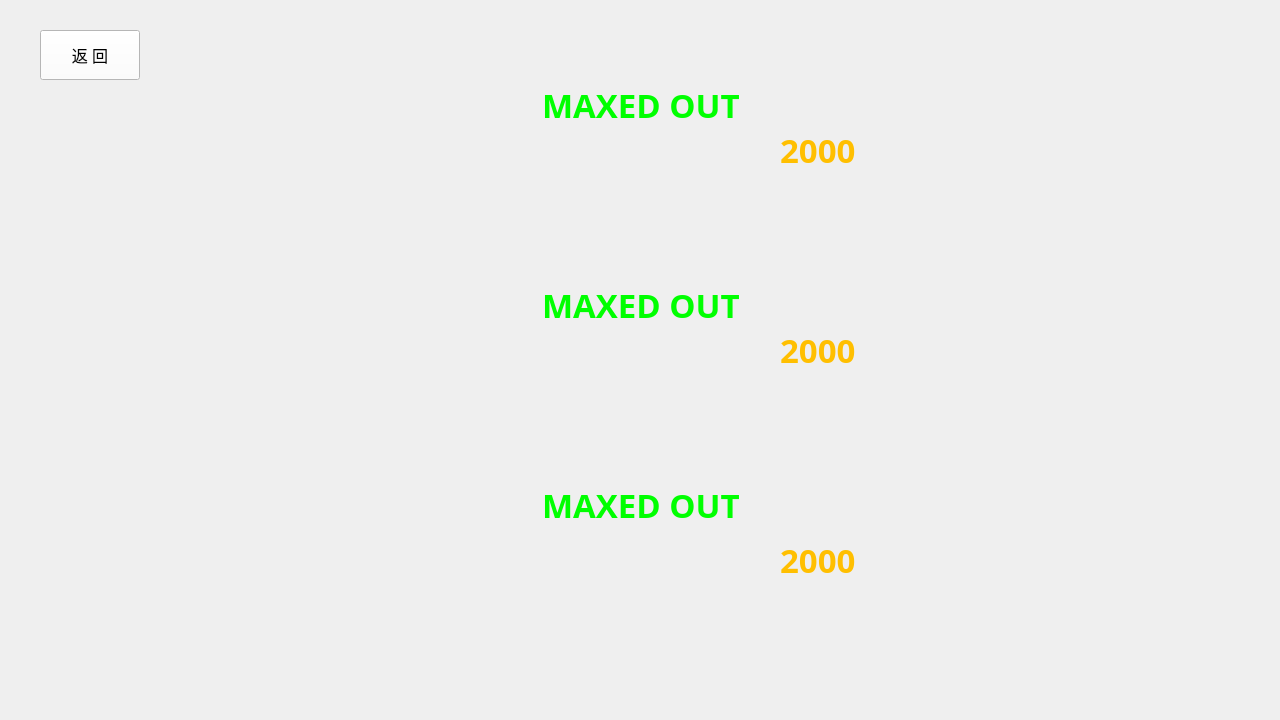
<?xml version="1.0" encoding="UTF-8"?>
<ui version="4.0">
 <class>shop</class>
 <widget class="QWidget" name="shop">
  <property name="geometry">
   <rect>
    <x>0</x>
    <y>0</y>
    <width>1280</width>
    <height>720</height>
   </rect>
  </property>
  <property name="windowTitle">
   <string>Form</string>
  </property>
  <widget class="QLabel" name="label">
   <property name="geometry">
    <rect>
     <x>280</x>
     <y>0</y>
     <width>720</width>
     <height>720</height>
    </rect>
   </property>
   <property name="pixmap">
    <pixmap resource="pic.qrc">:/pic/resources/shelf.png</pixmap>
   </property>
   <property name="scaledContents">
    <bool>true</bool>
   </property>
  </widget>
  <widget class="QLabel" name="label_2">
   <property name="geometry">
    <rect>
     <x>0</x>
     <y>0</y>
     <width>1280</width>
     <height>720</height>
    </rect>
   </property>
   <property name="text">
    <string/>
   </property>
   <property name="pixmap">
    <pixmap resource="pic.qrc">:/pic/resources/board.jpg</pixmap>
   </property>
  </widget>
  <widget class="QLabel" name="label_3">
   <property name="geometry">
    <rect>
     <x>-90</x>
     <y>105</y>
     <width>509</width>
     <height>509</height>
    </rect>
   </property>
   <property name="text">
    <string/>
   </property>
   <property name="pixmap">
    <pixmap resource="pic.qrc">:/pic/resources/titleShop.png</pixmap>
   </property>
   <property name="scaledContents">
    <bool>true</bool>
   </property>
  </widget>
  <widget class="QPushButton" name="pushButton">
   <property name="geometry">
    <rect>
     <x>40</x>
     <y>30</y>
     <width>100</width>
     <height>50</height>
    </rect>
   </property>
   <property name="font">
    <font>
     <pointsize>12</pointsize>
    </font>
   </property>
   <property name="focusPolicy">
    <enum>Qt::NoFocus</enum>
   </property>
   <property name="styleSheet">
    <string notr="true">background-color: rgb(255, 255, 255);</string>
   </property>
   <property name="text">
    <string>返 回</string>
   </property>
  </widget>
  <widget class="QLabel" name="label_4">
   <property name="geometry">
    <rect>
     <x>560</x>
     <y>20</y>
     <width>160</width>
     <height>160</height>
    </rect>
   </property>
   <property name="text">
    <string/>
   </property>
   <property name="pixmap">
    <pixmap resource="pic.qrc">:/pic/resources/HP.png</pixmap>
   </property>
   <property name="scaledContents">
    <bool>true</bool>
   </property>
  </widget>
  <widget class="QLabel" name="label_5">
   <property name="geometry">
    <rect>
     <x>560</x>
     <y>220</y>
     <width>160</width>
     <height>160</height>
    </rect>
   </property>
   <property name="text">
    <string/>
   </property>
   <property name="pixmap">
    <pixmap resource="pic.qrc">:/pic/resources/speed.png</pixmap>
   </property>
   <property name="scaledContents">
    <bool>true</bool>
   </property>
  </widget>
  <widget class="QLabel" name="label_6">
   <property name="geometry">
    <rect>
     <x>560</x>
     <y>420</y>
     <width>160</width>
     <height>160</height>
    </rect>
   </property>
   <property name="text">
    <string/>
   </property>
   <property name="pixmap">
    <pixmap resource="pic.qrc">:/pic/resources/fire.png</pixmap>
   </property>
   <property name="scaledContents">
    <bool>true</bool>
   </property>
  </widget>
  <widget class="QPushButton" name="pushButton_2">
   <property name="geometry">
    <rect>
     <x>560</x>
     <y>20</y>
     <width>160</width>
     <height>160</height>
    </rect>
   </property>
   <property name="styleSheet">
    <string notr="true">background:transparent;</string>
   </property>
   <property name="text">
    <string/>
   </property>
   <property name="flat">
    <bool>true</bool>
   </property>
  </widget>
  <widget class="QPushButton" name="pushButton_3">
   <property name="geometry">
    <rect>
     <x>560</x>
     <y>220</y>
     <width>160</width>
     <height>160</height>
    </rect>
   </property>
   <property name="styleSheet">
    <string notr="true">background:transparent;</string>
   </property>
   <property name="text">
    <string/>
   </property>
   <property name="flat">
    <bool>true</bool>
   </property>
  </widget>
  <widget class="QPushButton" name="pushButton_4">
   <property name="geometry">
    <rect>
     <x>560</x>
     <y>420</y>
     <width>160</width>
     <height>160</height>
    </rect>
   </property>
   <property name="styleSheet">
    <string notr="true">background:transparent;</string>
   </property>
   <property name="text">
    <string/>
   </property>
   <property name="flat">
    <bool>true</bool>
   </property>
  </widget>
  <widget class="QLabel" name="label_7">
   <property name="geometry">
    <rect>
     <x>680</x>
     <y>150</y>
     <width>80</width>
     <height>30</height>
    </rect>
   </property>
   <property name="font">
    <font>
     <family>Minecraft</family>
     <pointsize>20</pointsize>
     <bold>true</bold>
    </font>
   </property>
   <property name="text">
    <string/>
   </property>
  </widget>
  <widget class="QLabel" name="label_8">
   <property name="geometry">
    <rect>
     <x>680</x>
     <y>350</y>
     <width>80</width>
     <height>30</height>
    </rect>
   </property>
   <property name="font">
    <font>
     <family>Minecraft</family>
     <pointsize>20</pointsize>
     <bold>true</bold>
    </font>
   </property>
   <property name="text">
    <string/>
   </property>
  </widget>
  <widget class="QLabel" name="label_9">
   <property name="geometry">
    <rect>
     <x>680</x>
     <y>550</y>
     <width>80</width>
     <height>30</height>
    </rect>
   </property>
   <property name="font">
    <font>
     <family>Minecraft</family>
     <pointsize>20</pointsize>
     <bold>true</bold>
    </font>
   </property>
   <property name="text">
    <string/>
   </property>
  </widget>
  <widget class="QLabel" name="label_10">
   <property name="geometry">
    <rect>
     <x>542</x>
     <y>90</y>
     <width>200</width>
     <height>30</height>
    </rect>
   </property>
   <property name="font">
    <font>
     <family>Minecraft</family>
     <pointsize>25</pointsize>
     <bold>true</bold>
    </font>
   </property>
   <property name="styleSheet">
    <string notr="true">color: rgb(0, 255, 0);</string>
   </property>
   <property name="text">
    <string>MAXED OUT</string>
   </property>
   <property name="scaledContents">
    <bool>false</bool>
   </property>
  </widget>
  <widget class="QLabel" name="label_11">
   <property name="geometry">
    <rect>
     <x>542</x>
     <y>290</y>
     <width>200</width>
     <height>30</height>
    </rect>
   </property>
   <property name="font">
    <font>
     <family>Minecraft</family>
     <pointsize>25</pointsize>
     <bold>true</bold>
    </font>
   </property>
   <property name="styleSheet">
    <string notr="true">color: rgb(0, 255, 0);</string>
   </property>
   <property name="text">
    <string>MAXED OUT</string>
   </property>
  </widget>
  <widget class="QLabel" name="label_12">
   <property name="geometry">
    <rect>
     <x>542</x>
     <y>490</y>
     <width>200</width>
     <height>30</height>
    </rect>
   </property>
   <property name="font">
    <font>
     <family>Minecraft</family>
     <pointsize>25</pointsize>
     <bold>true</bold>
    </font>
   </property>
   <property name="styleSheet">
    <string notr="true">color: rgb(0, 255, 0);</string>
   </property>
   <property name="text">
    <string>MAXED OUT</string>
   </property>
  </widget>
  <widget class="QLabel" name="label_13">
   <property name="geometry">
    <rect>
     <x>1000</x>
     <y>0</y>
     <width>100</width>
     <height>100</height>
    </rect>
   </property>
   <property name="text">
    <string/>
   </property>
   <property name="pixmap">
    <pixmap resource="pic.qrc">:/pic/resources/coin.png</pixmap>
   </property>
   <property name="scaledContents">
    <bool>true</bool>
   </property>
  </widget>
  <widget class="QLabel" name="label_14">
   <property name="geometry">
    <rect>
     <x>1090</x>
     <y>20</y>
     <width>180</width>
     <height>60</height>
    </rect>
   </property>
   <property name="font">
    <font>
     <family>Minecraft</family>
     <pointsize>30</pointsize>
     <bold>true</bold>
    </font>
   </property>
   <property name="styleSheet">
    <string notr="true">color: rgb(255, 191, 0);</string>
   </property>
   <property name="text">
    <string/>
   </property>
  </widget>
  <widget class="QLabel" name="label_15">
   <property name="geometry">
    <rect>
     <x>780</x>
     <y>120</y>
     <width>90</width>
     <height>60</height>
    </rect>
   </property>
   <property name="font">
    <font>
     <family>Minecraft</family>
     <pointsize>25</pointsize>
     <bold>true</bold>
    </font>
   </property>
   <property name="styleSheet">
    <string notr="true">color: rgb(255, 191, 0);</string>
   </property>
   <property name="text">
    <string>2000</string>
   </property>
  </widget>
  <widget class="QLabel" name="label_16">
   <property name="geometry">
    <rect>
     <x>870</x>
     <y>110</y>
     <width>70</width>
     <height>70</height>
    </rect>
   </property>
   <property name="text">
    <string/>
   </property>
   <property name="pixmap">
    <pixmap resource="pic.qrc">:/pic/resources/coin.png</pixmap>
   </property>
   <property name="scaledContents">
    <bool>true</bool>
   </property>
  </widget>
  <widget class="QLabel" name="label_17">
   <property name="geometry">
    <rect>
     <x>780</x>
     <y>320</y>
     <width>121</width>
     <height>60</height>
    </rect>
   </property>
   <property name="font">
    <font>
     <family>Minecraft</family>
     <pointsize>25</pointsize>
     <bold>true</bold>
    </font>
   </property>
   <property name="styleSheet">
    <string notr="true">color: rgb(255, 191, 0);</string>
   </property>
   <property name="text">
    <string>2000</string>
   </property>
  </widget>
  <widget class="QLabel" name="label_18">
   <property name="geometry">
    <rect>
     <x>870</x>
     <y>310</y>
     <width>70</width>
     <height>70</height>
    </rect>
   </property>
   <property name="text">
    <string/>
   </property>
   <property name="pixmap">
    <pixmap resource="pic.qrc">:/pic/resources/coin.png</pixmap>
   </property>
   <property name="scaledContents">
    <bool>true</bool>
   </property>
  </widget>
  <widget class="QLabel" name="label_19">
   <property name="geometry">
    <rect>
     <x>780</x>
     <y>530</y>
     <width>121</width>
     <height>60</height>
    </rect>
   </property>
   <property name="font">
    <font>
     <family>Minecraft</family>
     <pointsize>25</pointsize>
     <bold>true</bold>
    </font>
   </property>
   <property name="styleSheet">
    <string notr="true">color: rgb(255, 191, 0);</string>
   </property>
   <property name="text">
    <string>2000</string>
   </property>
  </widget>
  <widget class="QLabel" name="label_20">
   <property name="geometry">
    <rect>
     <x>870</x>
     <y>520</y>
     <width>70</width>
     <height>70</height>
    </rect>
   </property>
   <property name="text">
    <string/>
   </property>
   <property name="pixmap">
    <pixmap resource="pic.qrc">:/pic/resources/coin.png</pixmap>
   </property>
   <property name="scaledContents">
    <bool>true</bool>
   </property>
  </widget>
  <zorder>label_2</zorder>
  <zorder>label</zorder>
  <zorder>label_3</zorder>
  <zorder>pushButton</zorder>
  <zorder>label_4</zorder>
  <zorder>label_5</zorder>
  <zorder>label_6</zorder>
  <zorder>label_7</zorder>
  <zorder>label_8</zorder>
  <zorder>label_9</zorder>
  <zorder>label_10</zorder>
  <zorder>label_11</zorder>
  <zorder>label_12</zorder>
  <zorder>pushButton_2</zorder>
  <zorder>pushButton_3</zorder>
  <zorder>pushButton_4</zorder>
  <zorder>label_13</zorder>
  <zorder>label_14</zorder>
  <zorder>label_15</zorder>
  <zorder>label_16</zorder>
  <zorder>label_17</zorder>
  <zorder>label_18</zorder>
  <zorder>label_19</zorder>
  <zorder>label_20</zorder>
 </widget>
 <resources>
  <include location="pic.qrc"/>
 </resources>
 <connections/>
</ui>
